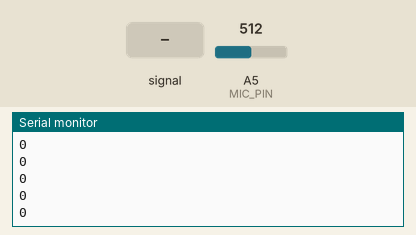
Simulated run of this sketch. Board: Arduino Uno, built with avr-gcc and run on an emulated ATmega328P. Parts: the last lines printed to the serial monitor. Inputs (shaded band) come from the test bench; at power-on: A5 (MIC_PIN) = 512.

Above: at 1.2 s.
1.3 s: A5 (MIC_PIN) fed a 200 Hz sine of ±81 counts around its level
At 2.1 s:
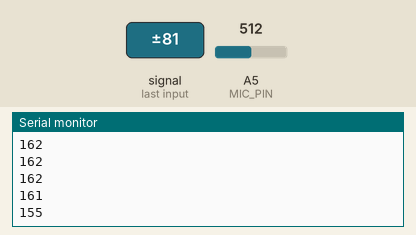
2.8 s: A5 (MIC_PIN) fed a 1000 Hz sine of ±255 counts around its level
At 3.5 s:
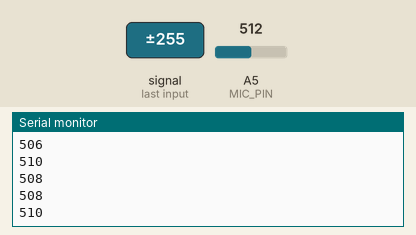
4.3 s: A5 (MIC_PIN) set to 716
At 4.8 s:
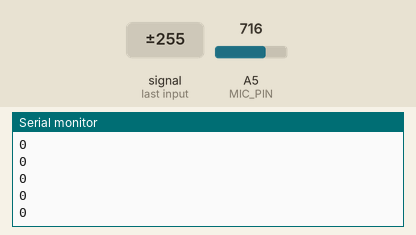
5.8 s: A5 (MIC_PIN) set to 900
Timing chart, 0 to 8.3 s (numbered marks = the images above; inputs shaded):
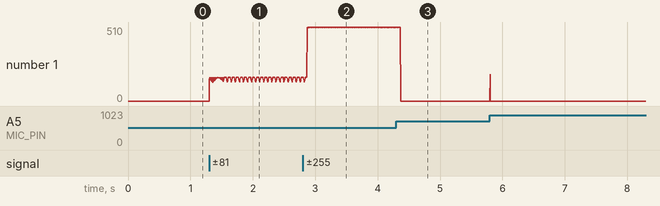

The sketch:

ElectretMicTest.ino
```cpp
#define MIC_PIN A5


void setup() {
  Serial.begin(9600);
  pinMode(MIC_PIN, INPUT);
}

void PrintVolume() {
  int min_val, max_val;
  min_val = max_val = analogRead(MIC_PIN);
  for (int i = 0; i < (2 << 4); ++i) {
    int val = analogRead(MIC_PIN);
    min_val = min(min_val, val);
    max_val = max(max_val, val);
  }

  int volume = max_val - min_val;
  Serial.println(volume);
}

void loop() {
  PrintVolume();
  //Serial.println(analogRead(MIC_PIN));
  //delay(16);  // 60fps
}
```

Measured:
- after the input at 1.3 s, the serial monitor: prints a new line at once (image 1)
- after the input at 2.8 s, the serial monitor: prints a new line after 0.07 s (image 2)
- after the input at 4.3 s, the serial monitor: prints a new line after 0.07 s (image 3)
- plotted number 1: 0 → 162 after the input at 1.3 s, 162 → 508 after the input at 2.8 s, 508 → 0 after the input at 4.3 s
